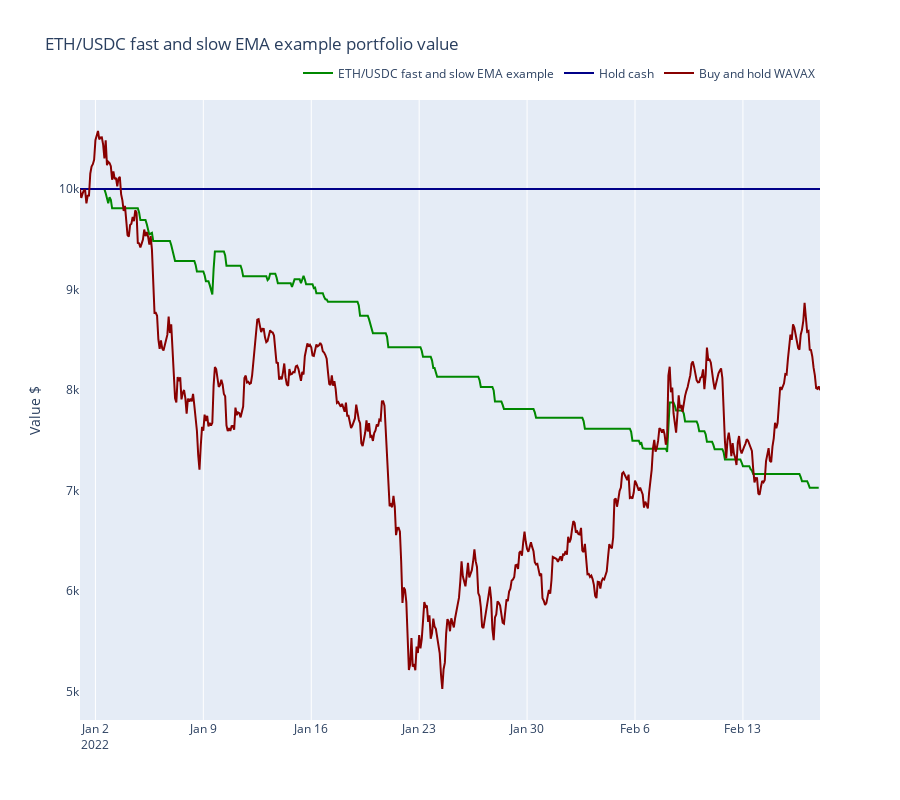

Write notebook code for a chart like this one.
### Code cell
from tradeexecutor.visual.benchmark import visualise_benchmark

traded_pair = universe.universe.pairs.get_single()

fig = visualise_benchmark(
    state.name,
    portfolio_statistics=state.stats.portfolio,
    all_cash=state.portfolio.get_initial_deposit(),
    buy_and_hold_asset_name=traded_pair.base_token_symbol,
    buy_and_hold_price_series=universe.universe.candles.get_single_pair_data()["close"],
    start_at=START_AT,
    end_at=END_AT,
    height=800
)

fig.show()

### Figure 1 — Plotly figure (JSON) as saved in the notebook; plotly's stock layout.template omitted (floating-point values rounded to 4 significant figures; data arrays with more than 128 entries replaced by an {"elided": "..."} marker saying what was removed)
{"data": [{"line": {"color": "#008800"}, "mode": "lines", "name": "ETH/USDC fast and slow EMA example", "type": "scatter", "x": {"elided": "576 str values"}, "y": {"elided": "576 float values"}}, {"line": {"color": "#000088"}, "mode": "lines", "name": "Hold cash", "type": "scatter", "x": ["2022-01-01T00:00:00", "2022-02-18T00:00:00"], "y": [10000, 10000]}, {"line": {"color": "#880000"}, "mode": "lines", "name": "Buy and hold WAVAX", "type": "scatter", "x": {"elided": "577 str values"}, "y": {"elided": "577 float values"}}], "layout": {"height": 800, "legend": {"orientation": "h", "x": 1, "xanchor": "right", "y": 1.02, "yanchor": "bottom"}, "title": {"text": "ETH/USDC fast and slow EMA example portfolio value"}, "xaxis": {"rangeslider": {"visible": false}}, "yaxis": {"showgrid": false, "title": {"text": "Value $"}}}}
